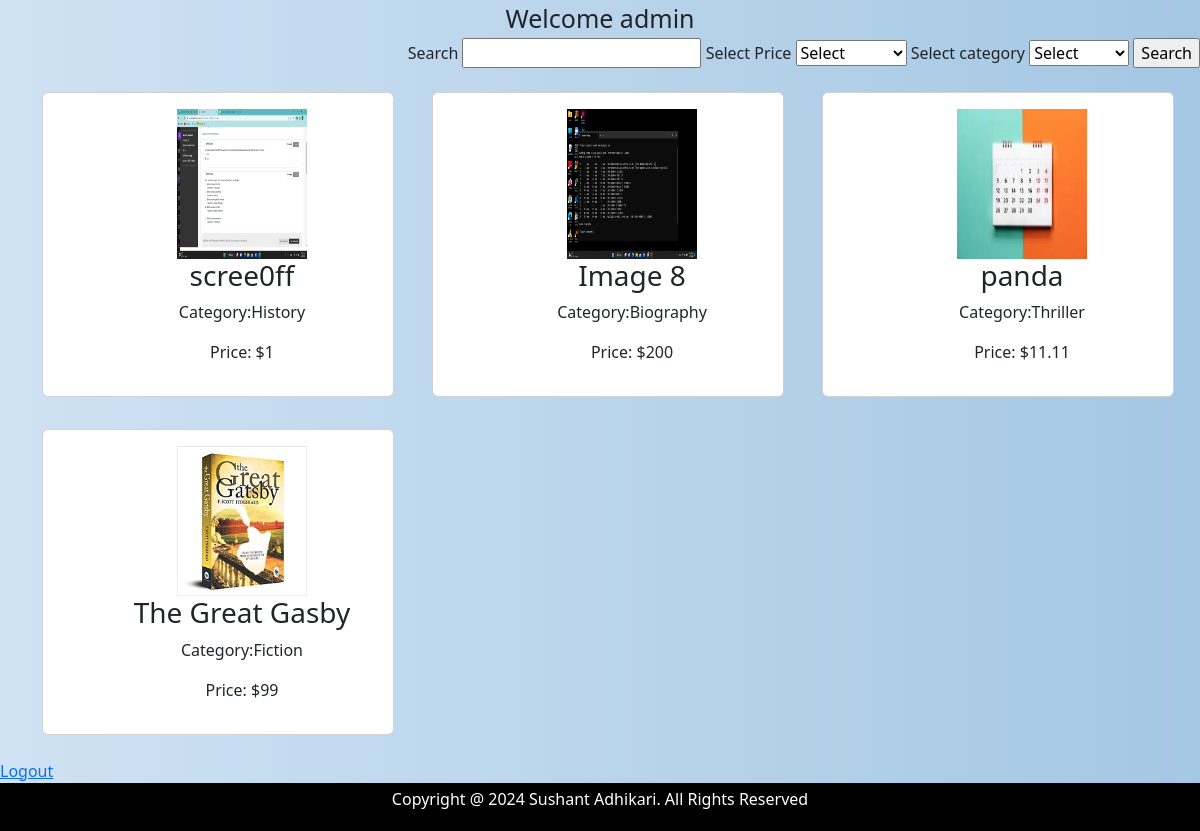
/userdisplay.php (signed in), run on the app's committed database.
### tables this page shows
CREATE TABLE `product` (
  `id` int(10) NOT NULL,
  `name` text NOT NULL,
  `price` float NOT NULL,
  `category` varchar(50) NOT NULL,
  `image` varchar(400) NOT NULL
);

### userdisplay.php (the view, shortened to what this page needs)
<?php
    echo "<div class='firstuserdiv'> Welcome ".$_SESSION['username'].'</div>';
?>
<link href="https://cdn.jsdelivr.net/npm/bootstrap@5.3.2/dist/css/bootstrap.min.css" rel="stylesheet">
<link href="css/adminoperations.css" rel="stylesheet">
<!DOCTYPE html>
<html lang="en">
<head>
</head>
<body style="background: linear-gradient(to right, #cfe2f3, #a4c7e3);margin-bottom: 3rem">
<div class="seconduserdiv">
    <form method="post" action="" enctype="multipart/form-data">
        <label>Search</label>
        <input type="text" name="txtsearch">
        <label>Select Price</label>
        <select name="bookprice">
            <option value="">Select</option>
        </select>
        <label>Select category</label>
        <select name="genre">
            <option value = "">Select</option>
        </select>
        <input type="Submit" name="submit" value="Search">
    </form>
</div>
</body>
</html>
<?php
    $search = isset($_POST['txtsearch']) ? trim($_POST['txtsearch']) : "";
    $sql = "SELECT * FROM product WHERE (name LIKE '%$search%'
    OR category LIKE '%$search%' OR price LIKE '%$search%')";
    include("connection.php");
    $qry=mysqli_query($conn, $sql)or die(mysqli_error($conn));
        echo "<div class = 'firstcontainer container'>";
        while($row=mysqli_fetch_array($qry)){
            echo ' <div class="card product">';
            echo ' <div class="productInfo">';
            echo "<img src='".$row['image']." 'height='150px' width='130px'>" ;
            echo '<h3>'.$row["name"].'</h3>';
            echo '<p>Category:'.$row["category"].'</p>';
            echo '<p>Price: $'.$row["price"].'</p>';
            echo '</div>';
            echo '</div>';
        }
        echo "</div>";
?>
<?php
echo "<a href='logout.php'>Logout</a>";
?>
<footer style="height:3rem;
background-color: black;
color: white;
position: fixed;
bottom: 0;
display: flex;
justify-content: center;
align-items: center;
width: 100%">
<p>Copyright @ 2024 Sushant Adhikari. All Rights Reserved</p>
</footer>

### css/adminoperations.css (style rules this page uses)
.firstcontainer.container { display: flex; flex-wrap: wrap; justify-content: space-between; }
.product { width: calc(33.33% - 1.25rem); margin: 0.5rem -1rem 1.5rem 0; padding: 1rem; text-align:center; }
.productinfo { text-align: center; padding-left: 3rem; }
.firstuserdiv { text-align:center; font-size:25; }
.seconduserdiv { display:flex; justify-content:flex-end; }

### data on the page
product: image (picture), name "scree0ff", category "History", price "1"
product: image (picture), name "Image 8", category "Biography", price "200"
product: image (picture), name "panda", category "Thriller", price "11.11"
product: image (picture), name "The Great Gasby", category "Fiction", price "99"

### other printed values
$_SESSION['username'] "admin"
